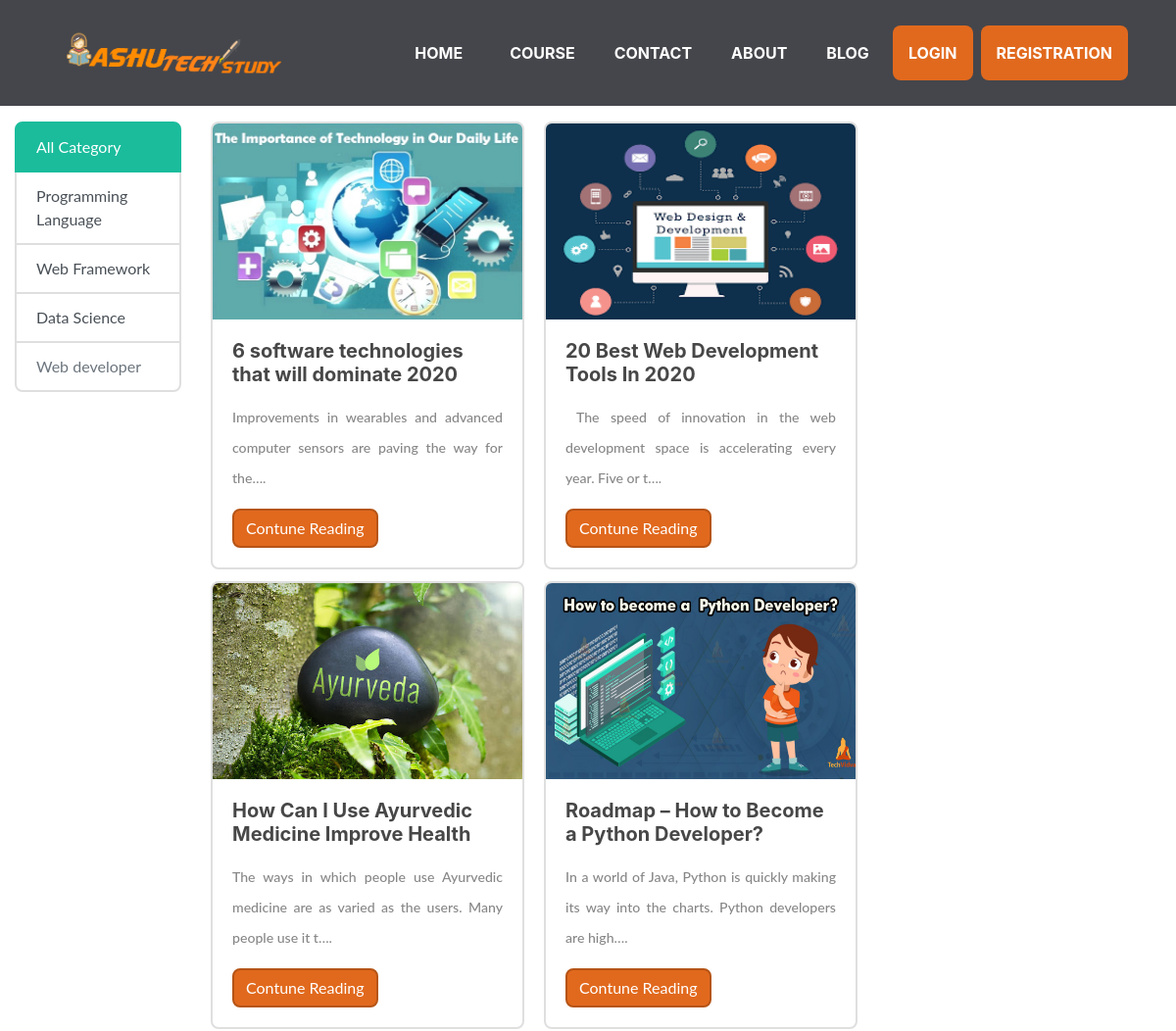
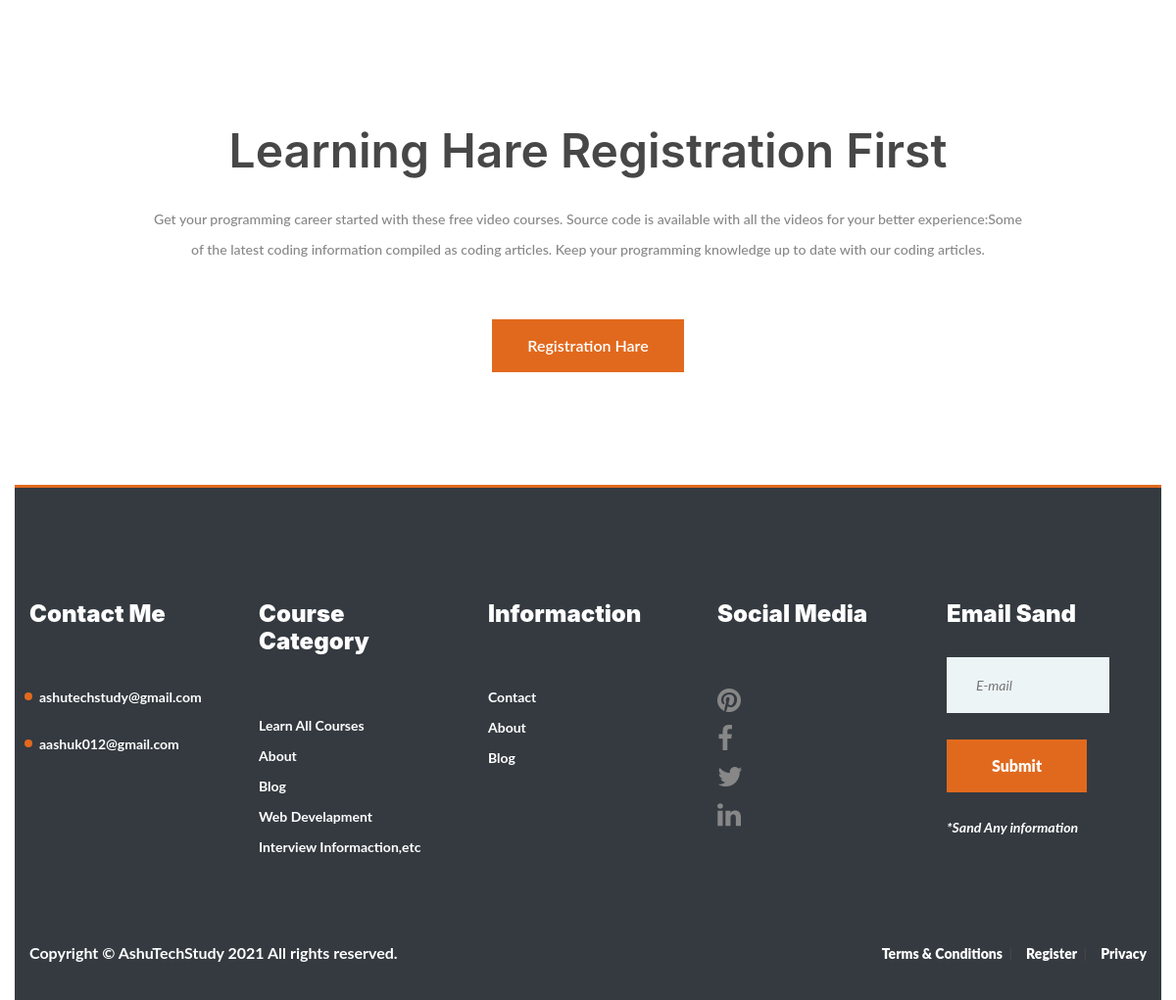
Screenshot of /blog/ with the database file from the repository (2 pictures, top to bottom).
### blog/models.py (models this page shows, shortened)
class Post(models.Model):
    author = models.ForeignKey(User,on_delete=models.CASCADE)
    title = models.CharField(max_length=100)
    content = models.TextField()
    photo = models.ImageField(upload_to='images')
    slug = models.CharField(max_length=200)
    created_date = models.DateTimeField(default=timezone.now)

### blog/views.py (the view)
# urls.py: path("blog/",views.bloghome,name='bloghome'),
def bloghome(request):
    allPost = Post.objects.all()
    context = {'allPost':allPost,}
    return render(request,'blog/bloghome.html' ,context)

### blog/templates/blog/bloghome.html
{% extends 'base.html' %}
{% load static %}
{% block content %}
     <div class="container-fluid mt-2">
         <div class="row">
             <div class="col-md-2 mt-2">
                <div class="list-group">
                    <a href="#" class="list-group-item list-group-item-action active">
                      All Category
                    </a>
                    <a href="#" class="list-group-item list-group-item-action">Programming Language</a>
                    <a href="#" class="list-group-item list-group-item-action">Web Framework</a>
                    <a href="#" class="list-group-item list-group-item-action">Data Science</a>
                    <a href="#" class="list-group-item list-group-item-action disabled" tabindex="-1" aria-disabled="true">Web developer</a>
                  </div>
             </div>
             <div class="col-md-7 mt-2">
                 <div class=row>
                     <div class="col-md-12">
                        <section class="latest-posts">
                            <div class="container">
                              <div class="row">
                                <div class="card-columns">
                                {% for i in allPost %}
                                <div class="card" style="width: 20rem;">
                                  <img src="/media/{{i.photo}}" class="card-img-top" height="200px"  alt="...">
                                  <div class="card-body">
                                    <a href="{% url 'blogs:blogpost' i.slug %}" class="card-title"><h5>{{i.title}}</h5></a>
                                    <div class="text-justify">
                                    <p class="card-text">{{i.content|truncatechars:100|safe}}.</p>
                                  </div>
                                    <a href="{% url 'blogs:blogpost' i.slug %}" class="btn btn-primary">Contune Reading</a>
                                  </div>
                                </div>
                                {% endfor %}
                              </div>
                              </div>
                            </div>
                          </section>
                 </div>
             </div>
         </div>
     </div>
{% endblock %}

### templates/base.html (shortened to what this page needs)
<!DOCTYPE html>
{% load static %}
<html lang="en">
<head>
	<link rel="stylesheet" href="{% static 'webuni/css/bootstrap.min.css'%}"/>
	<link rel="stylesheet" href="{% static 'webuni/css/font-awesome.min.css' %}"/>
	<link rel="stylesheet" href="{% static 'webuni/css/owl.carousel.css' %}"/>
	<link rel="stylesheet" href="{% static 'webuni/css/style.css'%}"/>
	<link rel="stylesheet" href="{% static 'webuni/css/freelancer.css'%}"/>
	<link rel="stylesheet" href="https://unpkg.com/aos@next/dist/aos.css" />
</head>
<body>
	<nav class="navbar navbar-expand-lg bg-secondary text-uppercase" id="mainNav">
		<div class="container">
		  <a class="navbar-brand js-scroll-trigger" href="/"><img src="{% static 'webuni/img/logo7.png' %}" height="50px" alt=""><b style="color: rgb(250, 125, 67);"></b></a>
		  <div class="collapse navbar-collapse" id="navbarResponsive">
			<ul class="navbar-nav ml-auto">
			  <li class="nav-item mx-0 mx-lg-1">
				<a class="nav-link py-3 px-0 px-lg-3 rounded js-scroll-trigger" href="{% url 'courses:home' %}">Home</a>
			  </li>
			  <li class="nav-item mx-0 mx-lg-1">
				<li class="nav-item mx-0 mx-lg-1">
					<a class="nav-link py-3 px-0 px-lg-3 rounded js-scroll-trigger" href="/#kurset">Course</a>
				  </li>
			  </li>
			  <li class="nav-item mx-0 mx-lg-1">
				<a class="nav-link py-3 px-0 px-lg-3 rounded js-scroll-trigger" href="{% url 'courses:contact' %}">Contact</a>
			  </li>
			  <li class="nav-item mx-0 mx-lg-1">
				<a class="nav-link py-3 px-0 px-lg-3 rounded js-scroll-trigger" href="{% url 'courses:about' %}">About</a>
			  </li>
			  <li class="nav-item mx-0 mx-lg-1">
				<a class="nav-link py-3 px-0 px-lg-3 rounded js-scroll-trigger" href="{% url 'blogs:bloghome' %}">Blog</a>
			  </li>
			  {% if request.user.is_authenticated %}
			  <div class="dropdown show">
				<a class=" dropdown-toggle nav-link py-3 px-0 px-lg-3 rounded js-scroll-triggeraa" href="#" role="button" id="dropdownMenuLink" data-toggle="dropdown" aria-haspopup="true" aria-expanded="false">
					{{request.user.username}}
				</a>
				<div class="dropdown-menu" aria-labelledby="dropdownMenuLink">
				  <a class="dropdown-item" href="{% url 'account_logout' %}">Logout</a>
				</div>
			  </div>
			  {% else %}
			  <li class="nav-item mx-0 mx-lg-1">
				<a class="active nav-link py-3 px-0 px-lg-3 rounded js-scroll-trigger" href="{% url 'account_login' %}">Login</a>
			  </li>
			  <li class="nav-item mx-0 mx-lg-1">
				<a class="active nav-link py-3 px-0 px-lg-3 rounded js-scroll-trigger" href="{% url 'account_signup' %}">Registration</a>
			  </li>
              {% endif %}
			</ul>
		  </div>
		</div>
	  </nav>
{% block content %}
{% endblock content %}
{% if request.user.is_authenticated %}
{% else %}
	<section class="banner-section spad">
		<div class="container">
			<div class="section-title mb-0 pb-2">
				<h2>Learning Hare Registration First</h2>
				<p>Get your programming career started with these free video courses. Source code is available with all the videos for your better experience:Some of the latest coding information compiled as coding articles. Keep your programming knowledge up to date with our coding articles. </p>
			</div>
			<div class="text-center pt-5">
				<a href="{% url 'account_signup' %}" class="site-btn">Registration Hare</a>
			</div>
		</div>
	</section>
{% endif %}
	<footer class="footer-section spad pb-0 bg-dark">
		<div class="footer-top ">
			<div class="footer-warp">
				<div class="row ">
					<div class="widget-item">
						<h4><b class=text-white>Contact Me</b></h4>
						<ul class="contact-list">
							<li><b class=text-white>ashutechstudy@gmail.com</b></li>
							<li><b class=text-white>aashuk012@gmail.com</b></li>
						</ul>
					</div>
					<div class="widget-item">
						<h4><b class=text-white>Course Category</b></h4>
						<ul>
							<li><a href="/#kurset"><b class=text-white>Learn All Courses</b></a></li>
							<li><a href="{% url 'courses:about' %}"><b class=text-white>About</b></a></li>
							<li><a href="{% url 'blogs:bloghome' %}"><b class=text-white>Blog</b></a></li>
							<li><a href=""><b class=text-white>Web Develapment</b></a></li>
							<li><a href=""><b class=text-white>Interview Informaction,etc</b></a></li>
						</ul>
					</div>
					<div class="widget-item">
						<h4><b class=text-white>Informaction</b></h4>
						<ul>
							<li><a href="{% url 'courses:contact' %}"><b class=text-white>Contact</b></a></li>
							<li><a href="{% url 'courses:about' %}"><b class=text-white>About</b></a></li>
							<li><a href="{% url 'blogs:bloghome' %}"><b class=text-white>Blog</b></a></li>
						</ul>
					</div>
					<div class="widget-item">
						<h4><b class=text-white>Social Media</b></h4>
						<ul>
						<li><a href="https://in.pinterest.com/aashuk012/"><i class="fa fa-pinterest fa-2x icon-cog"></i></a></li>
						<li><a href="https://www.facebook.com/AshuKashyap-112885700424232"><i class="fa fa-facebook fa-2x"></i></a></li>
						<li><a href="https://twitter.com/aashukashyap6"><i class="fa fa-twitter fa-2x"></i></a></li>
						<li><a href="https://www.linkedin.com/in/ashu-kashyap-174505136/"><i class="fa fa-linkedin fa-2x"></i></a></li>
						</ul>
					</div>
					<div class="widget-item">
						<h4><b class= "text-white">Email Sand</b></h4>
						<form class="footer-newslatter">
							<input type="email" placeholder="E-mail">
							<button class="site-btn"><b class="text-white">Submit</b></button>
							<p><b class=text-white>*Sand Any information </b></p>
						</form>
					</div>
				</div>
			</div>
		</div>
		<div class="footer-bottom bg-dark">
			<div class="footer-warp">
				<ul class="footer-menu">
					<li><a href="#"><b class=text-white>Terms & Conditions</b></a></li>
					<li><a href="{% url 'account_signup' %}"><b class=text-white>Register</b></a></li>
					<li><a href="#"><b class=text-white>Privacy</b></a></li>
				</ul>
				<div class="text-white">
	<b>Copyright &copy; AshuTechStudy <script>document.write(new Date().getFullYear());</script> All rights reserved.</b>
</div>
			</div>
		</div>
	</footer>
</html>

### static/webuni/css/style.css (style rules this page uses)
html, body { height: 100%; font-family: 'Raleway', sans-serif; -webkit-font-smoothing: antialiased; font-smoothing: antialiased; scroll-behavior: smooth; }
h1, h2, h3, h4, h5, h6 { margin: 0; font-weight: 600; color: #474747; }
h2 { font-size: 36px; }
h4 { font-size: 24px; }
h5 { font-size: 20px; }
p { font-size: 14.1px; color: #878787; line-height: 2.2; font-weight: 500; }
img { max-width: 100%; }
::placeholder { font-style: italic; }
ul, ol { padding: 0; margin: 0; }
.section-title { text-align: center; padding: 0 110px; margin-bottom: 110px; }
.section-title h2 { font-size: 48px; font-weight: 600; margin-bottom: 25px; }
.section-title p { margin-bottom: 0; font-weight: 500; }
.spad { padding-top: 115px; padding-bottom: 115px; }
.site-btn { display: inline-block; min-width: 196px; text-align: center; border: none; padding: 15px 10px; font-weight: 600; font-size: 16px; position: relative; color: #fff; cursor: pointer; background: #e1691d; }
.footer-section { border-top: 3px solid #e1691d; }
.footer-warp { max-width: 1559px; padding: 0 15px; margin: 0 auto; }
.widget-item { width: 20%; padding: 0 15px; }
.widget-item h4 { margin-bottom: 30px; }
.widget-item ul { list-style: none; padding-top: 30px; }
.widget-item ul li { margin-bottom: 10px; font-size: 14px; font-weight: 500; color: #878787; }
.widget-item ul li:last-child { margin-bottom: 0; }
.widget-item ul a { color: #878787; }
.widget-item ul.contact-list li { margin-bottom: 27px; position: relative; padding-left: 10px; }
.widget-item ul.contact-list li:last-child { margin-bottom: 0; }
.widget-item ul.contact-list li:after { position: absolute; content: ""; width: 8px; height: 8px; left: -5px; top: 6px; border-radius: 50%; background: #e1691d; }
.footer-newslatter { padding-right: 38px; }
.footer-newslatter input[type=email] { height: 57px; width: 100%; padding: 0 30px; margin-bottom: 27px; float: left; border: none; font-size: 14px; background: #edf4f6; }
.footer-newslatter .site-btn { min-width: 143px; margin-bottom: 20px; }
.footer-newslatter p { margin-bottom: 0; font-weight: 500; font-style: italic; }
.footer-bottom { overflow: hidden; background: #edf4f6; padding: 20px 0; margin-top: 50px; }
.footer-menu { list-style: none; float: right; }
.footer-menu li { display: inline; }
.footer-menu li:last-child a { padding-right: 0; margin-right: 0; }
.footer-menu li:last-child a:after { display: none; }
.footer-menu li a { display: inline-block; font-size: 14px; font-weight: 600; color: #474747; padding-right: 10px; margin-right: 10px; position: relative; }
.footer-menu li a:after { position: absolute; content: "|"; right: 0; top: 0; }
@media (min-width: 1200px) { .container { max-width: 1180px; } }

### rows the page displays
Post: photo (picture), title "6 software technologies that will dominate 2020", content "Improvements in wearables and advanced computer sensors are paving the way for the…"
Post: photo (picture), title "How Can I Use Ayurvedic Medicine Improve Health", content "The ways in which people use Ayurvedic medicine are as varied as the users. Many people use it t…"
Post: photo (picture), title "20 Best Web Development Tools In 2020", content "The speed of innovation in the web development space is accelerating every year. Five or t…"
Post: photo (picture), title "Roadmap – How to Become a Python Developer?", content "In a world of Java, Python is quickly making its way into the charts. Python developers are high…"
